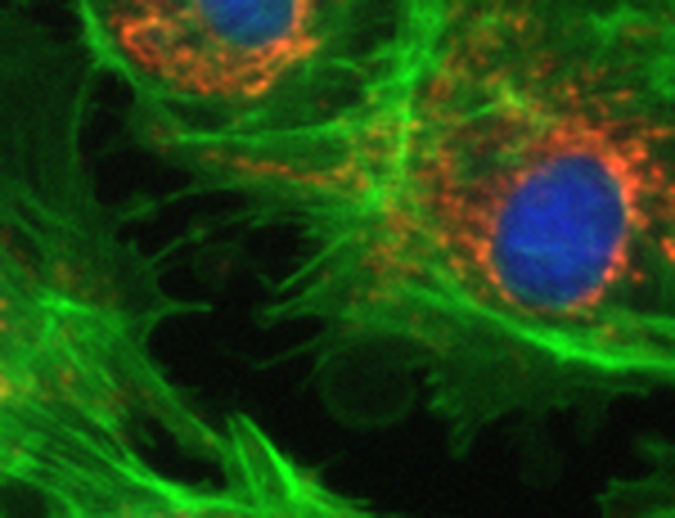
#> input picture images/tiles-to-pyramid/stitch_if_registered.jpg, 1350 x 1035 px (shown at 1/2 size)
$ python seam_demo.py
#> lines starting #> are read from the running program, lines starting #| are printed output that depends on the picture
#!/usr/bin/env python3
"""
What tile registration does, shown rather than described. 16:9, drops onto a slide.

Real microscopy content is cut into a 3x2 grid of overlapping tiles, each one
displaced by a known amount, and then placed twice:

    left   where the stage said the tile was    -> structures break at the seam
    right  where the pixel content says it is   -> structures continue

A DEMONSTRATION with known ground truth, not a measurement. The displacement is
injected, so the right-hand panel reconstructs the source image exactly. It is
the same trick the repo's own SyntheticGridFixture uses: cut the tiles at true
positions, hand the solver the nominal ones, and the answer is known in advance.

Injected shifts are 0-30 px. Real per-EDGE shifts measured on a 360-tile
acquisition were 6-16 px, and cumulative per-TILE corrections reached 30-38 px,
so this is the honest end of the range -- large enough to see from the back of
a room, not larger than the thing it depicts.

Tiles are composited last-wins with NO blending, so a seam reads as the hard
discontinuity it is. The real stitcher blends, which softens a small seam; this
slide is about where the tile goes, not how its edge is feathered.

    python3 figures/seam_demo.py
"""
import os

import matplotlib

matplotlib.use("Agg")
import matplotlib.pyplot as plt
import numpy as np
from matplotlib.patches import Rectangle
from PIL import Image

HERE = os.path.dirname(os.path.abspath(__file__))
IMAGES = os.path.normpath(os.path.join(HERE, "..", "images", "tiles-to-pyramid"))

BLUE_DK, MUT, WARM = "#1F4C86", "#5A6675", "#B5651D"

COLS, ROWS = 3, 2
TILE, STEP = 450, 405                    # 10% overlap
MOSAIC_W = STEP * (COLS - 1) + TILE
MOSAIC_H = STEP * (ROWS - 1) + TILE
OVERLAP = TILE - STEP                    # 45 px; a shift must stay under this
                                         # or the tiles stop overlapping at all

# Per-tile true displacement. Tile (0,0) is the reference and sits at the
# origin; the rest drift away from it, which is what a sub-percent stage-step
# error does in practice. Kept non-negative so both composites are fully
# covered and neither shows a black edge.
RNG = np.random.default_rng(11)
OFF = {}
for _j in range(ROWS):
    for _i in range(COLS):
        _dx = 0 if _i == 0 else 13.0 * _i + RNG.normal(0, 2.5)
        _dy = 0 if _j == 0 else 15.0 * _j + RNG.normal(0, 2.5)
        OFF[(_i, _j)] = (int(np.clip(round(_dx), 0, OVERLAP - 6)),
                         int(np.clip(round(_dy), 0, OVERLAP - 6)))

MAXX = max(d[0] for d in OFF.values())
MAXY = max(d[1] for d in OFF.values())


def composite(source, use_true):
    """Lay the tiles down.

    The pixels ALWAYS come from where the tile really was; only where it gets
    placed differs. That is the whole experiment.
    """
    out = np.zeros((MOSAIC_H + MAXY, MOSAIC_W + MAXX, 3), dtype=np.uint8)
    for j in range(ROWS):
        for i in range(COLS):
            dx, dy = OFF[(i, j)]
            tile = source[j * STEP + dy:j * STEP + dy + TILE,
                          i * STEP + dx:i * STEP + dx + TILE]
            px = i * STEP + (dx if use_true else 0)
            py = j * STEP + (dy if use_true else 0)
            out[py:py + TILE, px:px + TILE] = tile
    return out[:MOSAIC_H, :MOSAIC_W]


# The seam the audience will be asked to look at: the left edge of column 1,
# which is where the last-wins composite puts the visible discontinuity.
SEAM_X = STEP


# The magnifier is a WIDE strip across the seam, not a square: it then fills
# the column instead of shrinking to a stamp, and a strip is the right shape
# for looking along a seam anyway.
ZW, ZH = 235, 118


def pick_zoom(nom, sol):
    """Centre the magnifier where the two placements differ most.

    That is, by construction, where the break is most visible -- rather than
    wherever the grid happens to cross flat background, which would prove
    nothing to a room. Weighted by local brightness so it lands on structure
    the audience can see continuing, not on a bright edge in the dark.
    """
    d = np.abs(nom.astype(float) - sol.astype(float)).mean(axis=2)
    lum = nom.astype(float).mean(axis=2)
    best, best_y = -1.0, ZH + 55
    for y in range(ZH + 55, MOSAIC_H - ZH, 6):
        sl = (slice(y - ZH, y + ZH), slice(SEAM_X - ZW, SEAM_X + ZW))
        score = d[sl].mean() * (lum[sl].mean() ** 0.5)
        if score > best:
            best, best_y = score, y
    return best_y


src = np.asarray(Image.open(os.path.join(IMAGES, "stitch_if_registered.jpg")).convert("RGB"))
#> src is the input picture: shape (1035, 1350, 3); mean R, G, B 29.9, 69.6, 18.2
assert src.shape[0] >= MOSAIC_H + MAXY and src.shape[1] >= MOSAIC_W + MAXX, src.shape

nominal = composite(src, use_true=False)
#> after the loop in composite, `for j in range(ROWS):`:
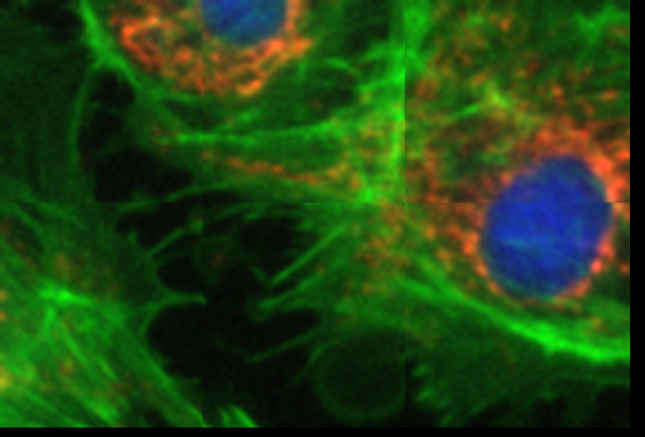
#> out: shape (873, 1289, 3) (shown at 1/2 size); mean R, G, B 31.9, 67.9, 19.3
solved = composite(src, use_true=True)
#> call 2 of composite, with use_true = True
#> after the loop in composite (call 2), `for j in range(ROWS):`:
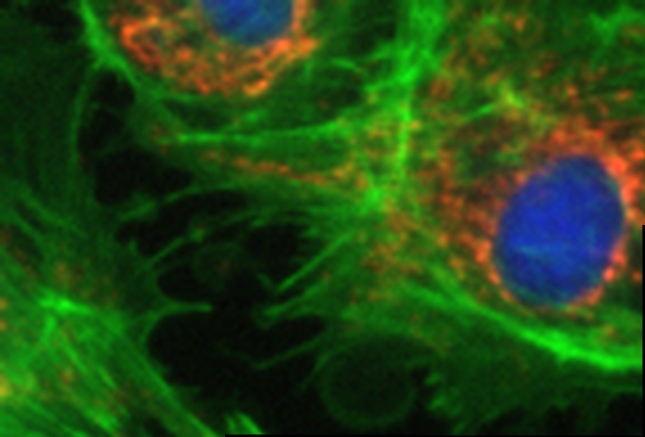
#> out: shape (873, 1289, 3) (shown at 1/2 size); mean R, G, B 33.3, 70.7, 20.3
#> in composite (call 2), `return out[:MOSAIC_H, :MOSAIC_W]`:
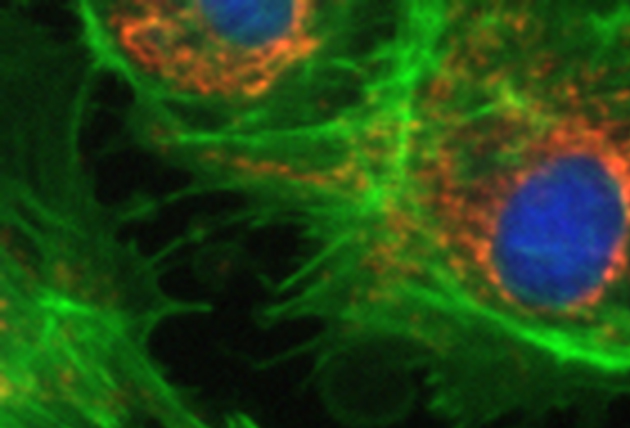
#> returned value: shape (855, 1260, 3) (shown at 1/2 size); mean of channels 0, 1, 2 33.3, 71.3, 20.6; drawn as R, G, B
ZY = pick_zoom(nominal, solved)
#> in pick_zoom, `d = np.abs(nom.astype(float) - sol.astype(float)).mean(axis=2)`:
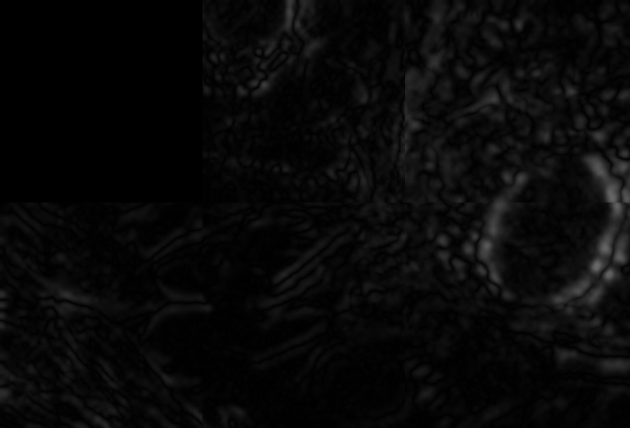
#> d: shape (855, 1260) float64 (shown at 1/2 size); min 0, max 106.7, mean 8.7
#> in pick_zoom, `lum = nom.astype(float).mean(axis=2)`:
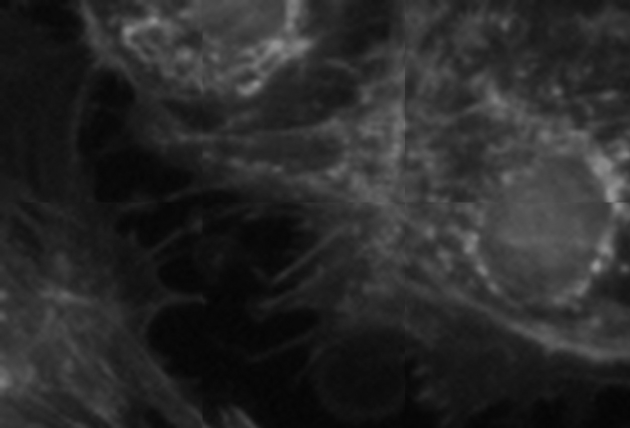
#> lum: shape (855, 1260) float64 (shown at 1/2 size); min 4.33, max 148.7, mean 41.5
#> the loop in pick_zoom, `for y in range(ZH + 55, MOSAIC_H - ZH, 6):` made 94 passes
#> (score, best, best_y) on pass 1: (32.4, 32.4, 173)
#> score on passes 2 to 7: 31.37, 30.46, 29.62, 28.7, 27.61, 26.57
#> after the loop in pick_zoom, `for y in range(ZH + 55, MOSAIC_H - ZH, 6):`: best = 32.4; best_y = 173
#> ZY = 173

# =============================================================================
W, H, DPI = 13.333, 7.5, 300

# Row heights follow the two images' own aspect ratios, so neither axes pads
# itself with white to satisfy imshow's equal aspect.
PANELS = [
    (nominal, "Placed where the stage said", "structures break at the seam", WARM),
    (solved, "Placed where the pixels agree", "structures continue", BLUE_DK),
]


def draw(panels_shown):
    """Render the slide with the first `panels_shown` columns filled.

    Geometry never depends on panels_shown, so every emitted image lines up
    pixel for pixel and can be stacked as a PowerPoint build.
    """
    fig = plt.figure(figsize=(W, H), dpi=DPI)
    fig.patch.set_facecolor("white")
    gs = fig.add_gridspec(
        2, 2, height_ratios=[MOSAIC_H / MOSAIC_W, (2 * ZH) / (2 * ZW)],
        left=0.030, right=0.970, top=0.905, bottom=0.085, wspace=0.040, hspace=0.135,
    )

    for k, (img, title, verdict, colour) in enumerate(PANELS):
        ax = fig.add_subplot(gs[0, k])
        axz = fig.add_subplot(gs[1, k])
        for a in (ax, axz):
            a.set_xticks([]); a.set_yticks([])
        if k >= panels_shown:
            # Reserve the space, draw nothing: the left column must not move.
            for a in (ax, axz):
                a.axis("off")
            continue

        ax.imshow(img, interpolation="nearest")
        ax.set_box_aspect(MOSAIC_H / MOSAIC_W)
        for sp in ax.spines.values():
            sp.set_visible(False)
        ax.set_title(title, fontsize=20, color=colour, fontweight="bold", pad=13)
        ax.plot([SEAM_X, SEAM_X], [0, MOSAIC_H], color=colour, lw=1.0, alpha=0.55,
                linestyle=(0, (7, 5)), zorder=4)
        ax.add_patch(Rectangle((SEAM_X - ZW, ZY - ZH), 2 * ZW, 2 * ZH,
                               fill=False, edgecolor=colour, linewidth=2.6, zorder=5))

        axz.imshow(img[ZY - ZH:ZY + ZH, SEAM_X - ZW:SEAM_X + ZW], interpolation="nearest")
        axz.plot([ZW, ZW], [0, 2 * ZH - 1], color=colour, lw=1.1, alpha=0.65,
                 linestyle=(0, (7, 5)), zorder=4)
        axz.set_xlim(0, 2 * ZW - 1); axz.set_ylim(2 * ZH - 1, 0)
        axz.set_box_aspect((2 * ZH) / (2 * ZW))
        axz.set_xticks([]); axz.set_yticks([])
        for sp in axz.spines.values():
            sp.set_edgecolor(colour); sp.set_linewidth(2.6)
        axz.set_xlabel(verdict, fontsize=17, color=colour, fontweight="bold", labelpad=9)
    return fig


for shown, name in ((1, "seam_demo_build1.png"), (2, "seam_demo.png")):
    f = draw(shown)
    path = os.path.join(IMAGES, name)
    f.savefig(path, dpi=DPI, facecolor="white")
    plt.close(f)
    print("wrote", path)
#> this loop made 2 passes
#> pass 1, `f.savefig(path, dpi=DPI, facecolor="white")`:
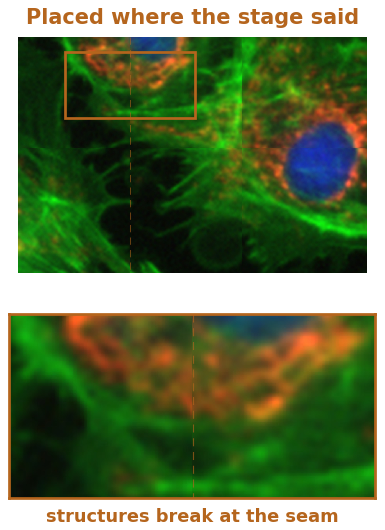
#> figure drawn by matplotlib, 2 panels
#> pass 2, `f.savefig(path, dpi=DPI, facecolor="white")`:
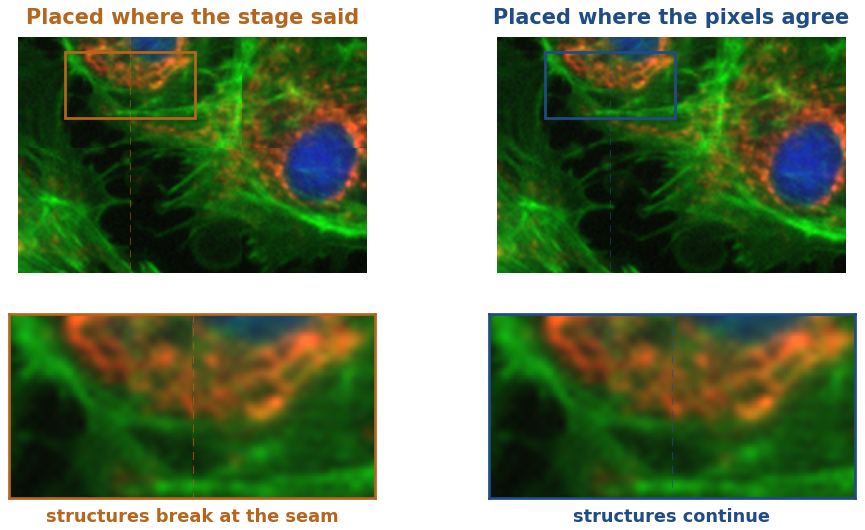
#> figure drawn by matplotlib, 4 panels
print("  injected shifts px:", dict(sorted(OFF.items())))
print(f"  seam at x={SEAM_X}, magnifier centred at y={ZY}")
#|   seam at x=405, magnifier centred at y=173

$ run again, with images/tiles-to-pyramid/stitch_if_nominal.jpg copied over images/tiles-to-pyramid/stitch_if_registered.jpg
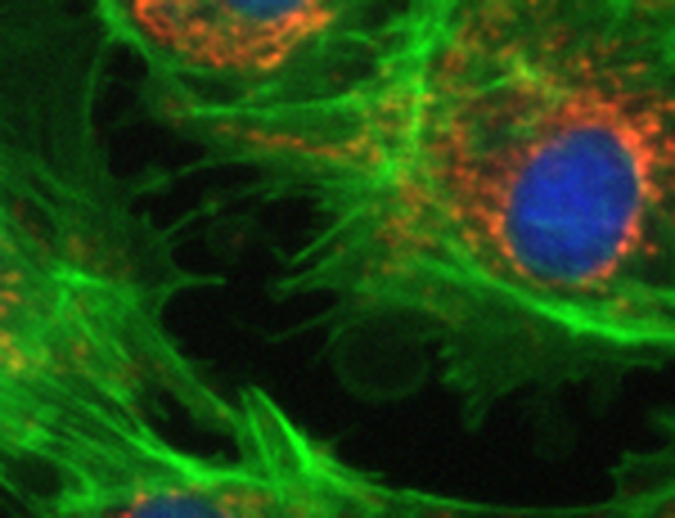
#> input picture images/tiles-to-pyramid/stitch_if_nominal.jpg, 1350 x 1035 px (shown at 1/2 size)
#> src is the input picture: shape (1035, 1350, 3); mean R, G, B 29, 69.9, 17.7
#> in pick_zoom, `lum = nom.astype(float).mean(axis=2)`:
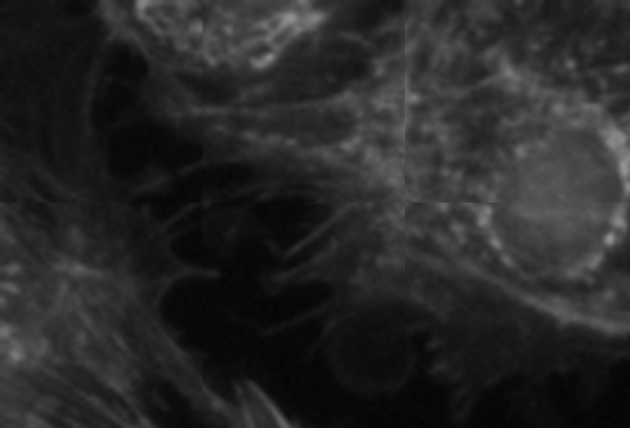
#> lum: shape (855, 1260) float64 (shown at 1/2 size); min 3.67, max 148, mean 39.8
#> the loop in pick_zoom, `for y in range(ZH + 55, MOSAIC_H - ZH, 6):` made 94 passes
#> (score, best, best_y) on passes 1, 53, 54, 55, 56, 57, 58, 59: (24.13, 24.13, 173), (24.14, 24.14, 485), (24.3, 24.3, 491), (24.52, 24.52, 497), (24.8, 24.8, 503), (25.06, 25.06, 509), (25.28, 25.28, 515), (25.59, 25.59, 521)
#> after the loop in pick_zoom, `for y in range(ZH + 55, MOSAIC_H - ZH, 6):`: best = 31.69; best_y = 731
#> the loop `for shown, name in ((1, "seam_demo_build1.png"), (2, "seam_demo.png")):` made 2 passes
#> pass 2, `f.savefig(path, dpi=DPI, facecolor="white")`:
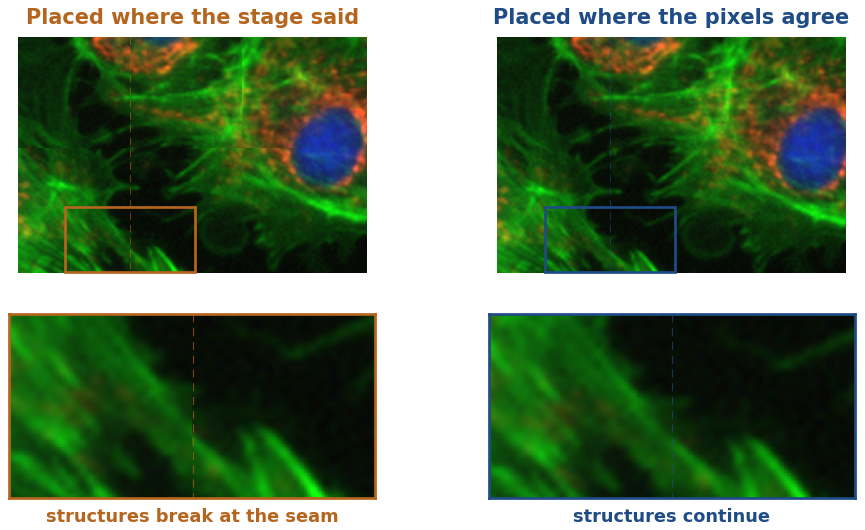
#> figure drawn by matplotlib, 4 panels
#|   seam at x=405, magnifier centred at y=731
